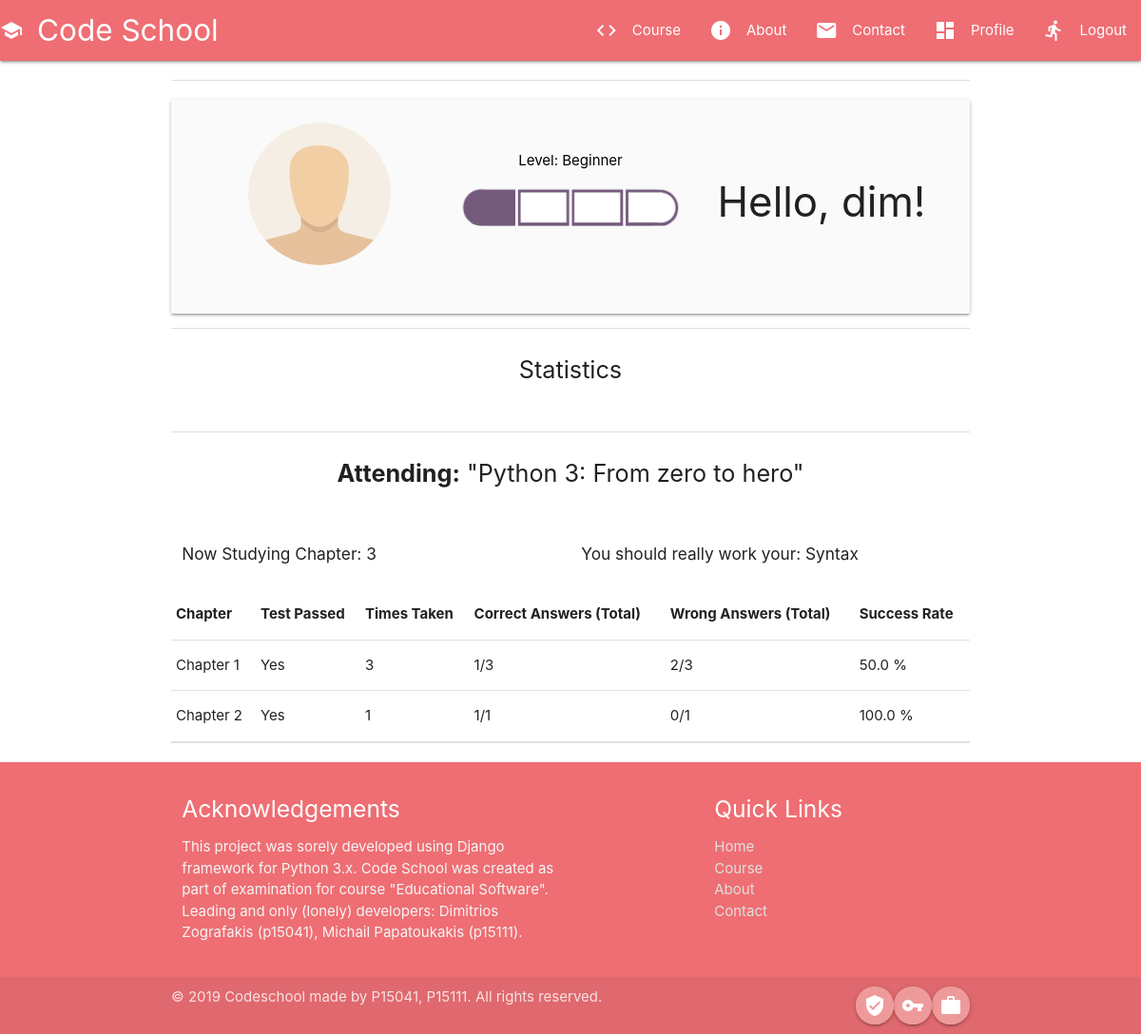
/profile/ (signed in), run on the app's committed database.
### users/models.py (models this page shows, shortened)
class Profile(models.Model):
    user = models.OneToOneField(User, on_delete=models.CASCADE)
    image = models.ImageField(default='default.png', upload_to='profile_pics')
    level = models.CharField(max_length=50, default='Beginner')
    rank = models.ImageField(default=f'ranks/Beginner.png')
    attending_course = models.CharField(max_length=100, blank=True, null=True, default='Python 3: From zero to hero')
    chapter_studying = models.PositiveIntegerField(default=1)
    test_taking = models.PositiveIntegerField(default=1)
    bad_at = models.CharField(max_length=50, default='')

### courses/models.py (models this page shows, shortened)
class Statistics(models.Model):
    user = models.ForeignKey(User, on_delete=models.CASCADE)
    questionnaire = models.ForeignKey(Questionnaire, on_delete=models.CASCADE)
    times_taken = models.PositiveIntegerField(default=0)
    answers_total = models.PositiveIntegerField(default=0)
    answers_correct = models.PositiveIntegerField(default=0)
    answers_wrong = models.PositiveIntegerField(default=0)
    success_rate = models.FloatField(default=100.0)
    passed = models.BooleanField(default=False)

class Questionnaire(models.Model):
    name = models.CharField(max_length=100, null=False)
    user = models.ForeignKey(settings.AUTH_USER_MODEL, related_name='questionnaire', on_delete=models.CASCADE)

### users/views.py (the view)
# urls.py: path('profile/', ProfilePageView.as_view(), name='profile'),
class ProfilePageView(LoginRequiredMixin, TemplateView):
    template_name = 'users/profile.html'
    breadcrumbs = ['profile']
    def get(self, request, *args, **kwargs):
        user = request.user
        context = {}
        stats = Statistics.objects.filter(user=user)
        context['stats'] = stats
        return render(request, self.template_name, context)

### users/templates/users/profile.html (shortened to what this page needs)
{% extends 'base.html' %}
{% block content %}
    <div class="container">
        <div class="divider"></div>
        <div class="row">
            <div class="card-panel grey lighten-5 z-depth-1">
                <div class="row valign-wrapper center">
                    <div class="col s4">
                        <img src="{{ user.profile.image.url }}" alt="" style="height:150px;" class="circle responsive-img">
                    </div>
                    <div class="col s4">
                        <span class="black-text">
                            <p>Level: {{ user.profile.level }}</p>
                        </span>
                        <img src="{{ user.profile.rank.url }}" alt=""style="height:70px;" class="responsive-img">
                    </div>
                    <div class="col s4">
                        <h3>Hello, {{ user.username }}!</h3>
                    </div>
                </div>
            </div>
            <div class="divider"></div>
        </div>
        <div class="row">
            <div class="center">
                <p class="flow-text">Statistics</p>
            </div>
        </div>
        <div class="divider"></div>
        <div class="center">
            <div class="row">
            <p class="flow-text">
                <b>Attending:</b> "{{ user.profile.attending_course }}"
            </p>
            </div>
        </div>
        <div class="row">
            <div class="col s6">
                <h6>Now Studying Chapter: {{ user.profile.chapter_studying }}</h6>
            </div>
            <div class="col s6">
                {% if user.profile.bad_at == None %}
                    <h6>Nothing to fix, perfect just the way you are</h6>
                {% else %}
                    <h6>You should really work your: {{ user.profile.bad_at }}</h6>
                {% endif %}
            </div>
        </div>
        <table class="center">
            <thead>
            <tr>
                <th>Chapter</th>
                <th>Test Passed</th>
                <th>Times Taken</th>
                <th>Correct Answers (Total)</th>
                <th>Wrong Answers (Total)</th>
                <th>Success Rate</th>
            </tr>
            </thead>
            <tbody>
            {% for stat in stats %}
                <tr>
                    <td>{{ stat.questionnaire.name }}</td>
                    <td>{% if stat.passed %} Yes {% else %} No {% endif %}</td>
                    <td>{{ stat.times_taken }}</td>
                    <td>{{ stat.answers_correct }}/{{ stat.answers_total }}</td>
                    <td>{{ stat.answers_wrong }}/{{ stat.answers_total }}</td>
                    <td>{{ stat.success_rate }} % </td>
                </tr>
            {% endfor %}
            </tbody>
        </table>
        <div class="divider"></div>
    </div>
{% endblock %}

### data on the page
Statistics: questionnaire.name "Chapter 1", passed "Yes", times_taken "3", answers_correct "1", answers_total "3", answers_wrong "2", success_rate "50.0"
Statistics: questionnaire.name "Chapter 2", passed "Yes", times_taken "1", answers_correct "1", answers_total "1", answers_wrong "0", success_rate "100.0"

### other printed values
{{ user.profile.level }} "Beginner"
{{ user.username }} "dim"
{{ user.profile.attending_course }} "Python 3: From zero to hero"
{{ user.profile.chapter_studying }} "3"
{{ user.profile.bad_at }} "Syntax"
